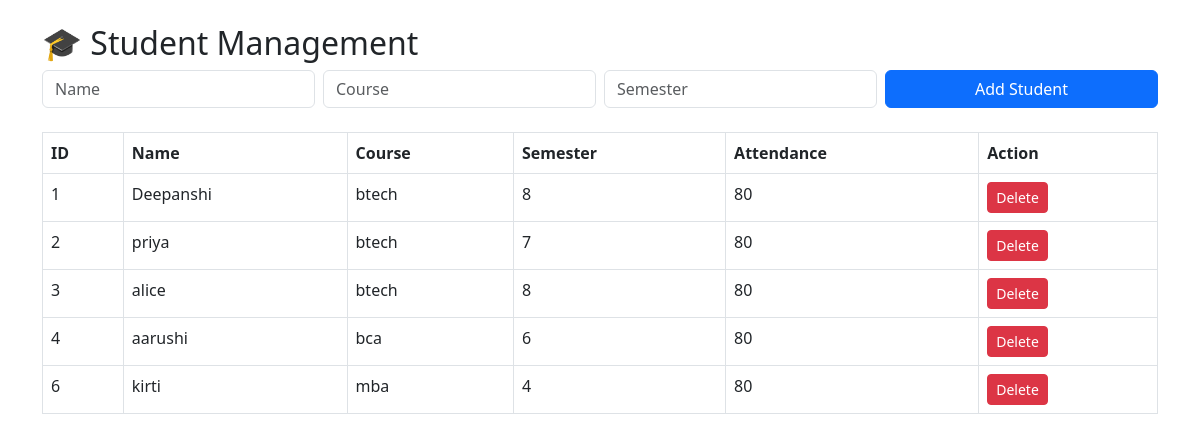
/students, run on the app's committed database.
### tables this page shows
CREATE TABLE students(
        id INTEGER PRIMARY KEY AUTOINCREMENT,
        name TEXT,
        course TEXT,
        semester TEXT,
        attendance INTEGER DEFAULT 0,
        fees INTEGER DEFAULT 1
    );

### app.py (the view)
@app.route('/students')
def students():
    conn=db()
    cur=conn.cursor()
    cur.execute("""
    CREATE TABLE IF NOT EXISTS students(
        id INTEGER PRIMARY KEY AUTOINCREMENT,
        name TEXT,
        course TEXT,
        semester TEXT,
        attendance INTEGER DEFAULT 0,
        fees INTEGER DEFAULT 1
    )
    """)
    cur.execute("SELECT * FROM students")
    data=cur.fetchall()
    conn.close()
    return render_template("students.html",data=data)

### app.py (called while the page is built)
def db():
    return sqlite3.connect("campus.db")

### templates/students.html (shortened to what this page needs)
<!DOCTYPE html>
<html>
<head>
<link href="https://cdn.jsdelivr.net/npm/bootstrap@5.3.0/dist/css/bootstrap.min.css" rel="stylesheet">
</head>
<body class="container mt-4">
<h2>🎓 Student Management</h2>
<form method="POST" action="/add_student" class="row g-2 mb-4">
<div class="col-md-3">
<input name="name" class="form-control" placeholder="Name" required>
</div>
<div class="col-md-3">
<input name="course" class="form-control" placeholder="Course" required>
</div>
<div class="col-md-3">
<input name="semester" class="form-control" placeholder="Semester" required>
</div>
<div class="col-md-3">
<button class="btn btn-primary w-100">Add Student</button>
</div>
</form>
<table class="table table-bordered">
<tr>
<th>ID</th>
<th>Name</th>
<th>Course</th>
<th>Semester</th>
<th>Attendance</th>
<th>Action</th>
</tr>
{% for s in data %}
<tr>
<td>{{ s[0] }}</td>
<td>{{ s[1] }}</td>
<td>{{ s[2] }}</td>
<td>{{ s[3] }}</td>
<td>{{ s[4] }}</td>
<td>
<a href="/delete_student/{{ s[0] }}" class="btn btn-danger btn-sm">Delete</a>
</td>
</tr>
{% endfor %}
</table>
</body>
</html>

### data on the page
students: id "1", name "Deepanshi", course "btech", semester "8", attendance "80"
students: id "2", name "priya", course "btech", semester "7", attendance "80"
students: id "3", name "alice", course "btech", semester "8", attendance "80"
students: id "4", name "aarushi", course "bca", semester "6", attendance "80"
students: id "6", name "kirti", course "mba", semester "4", attendance "80"
